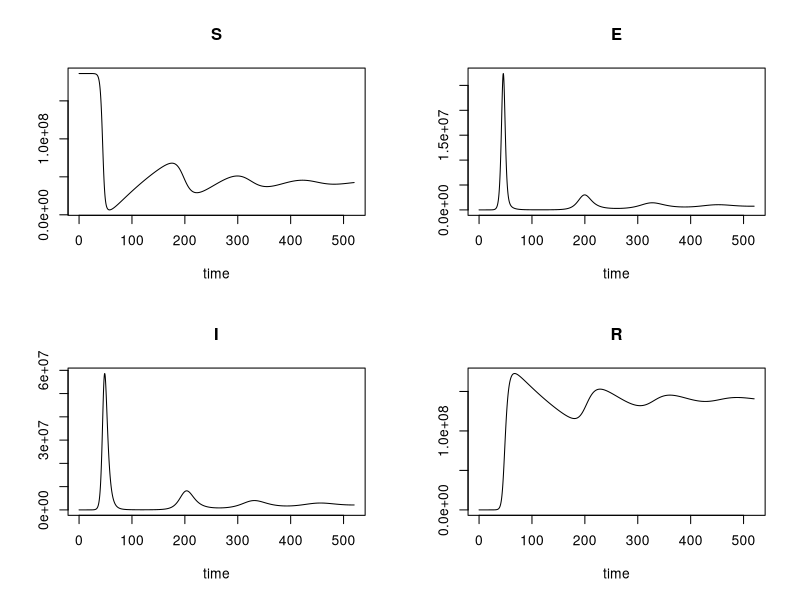
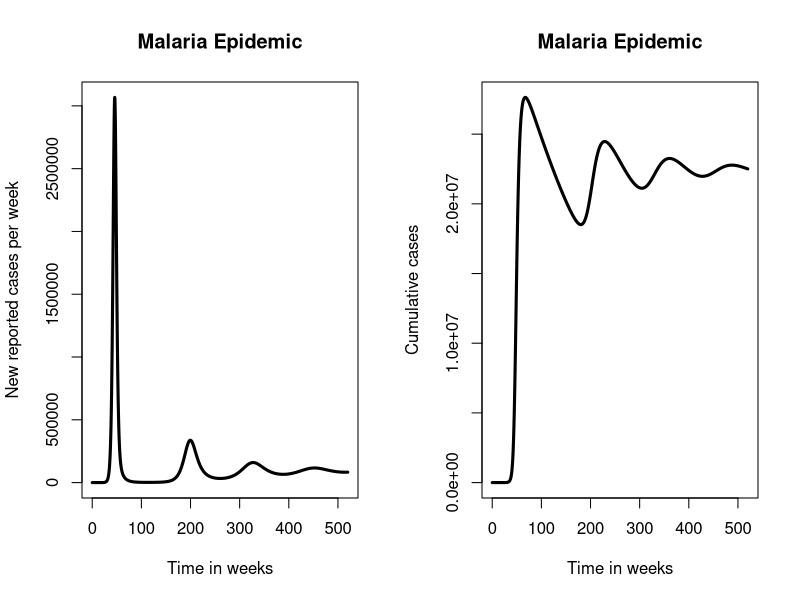

These figures' R source, in order:
#MALARIA MODEL R CODE 18 MARCH 2018
version # version.string R version 3.4.2 (2017-09-28) #nickname       Short Summer

# 1. BASIC MODEL

#CLEAR WORKSPACE
rm(list=ls())

#LOAD REQUIRED LIBRARIES
library(deSolve)
library(ggplot2)

#MODEL TIME PERIOD = 10 (in years)
period <- 520 #weeks
times <- seq(0, period, by = (1/7)) # in weeks, by 1 day intervals

#MODEL PARAMETERS
parameters <- c(mui=(1/(54*52)),  # birth rate (1/life expectancy)
                muo=(1/(54*52)),  # death rate (1/life expectancy)
                R0=4.4,              # basic reproduction number
                omega=(1/(5*52)),    # rate of loss of immunity = 1/(average duration of immunity)
                gamma=7/10,          # rate of movement from latent to infectious stage = 1/(average latent period)
                nui=35*7/1000,       # rate of recovery = 1/(average duration of infection)
                report=16/100,       # proportion of all infections that are reported
                amp=0,               # relative amplitude of seasonal forcing
                phi=30,               # week of peak in seasonal forcing
                
                week_net = 1,        #week of commencing intervention (ITNs)
                net_cov = .70,        #ITN coverage
                net_eff = .50        #ITN efficacy in reducing malaria
)

# MODEL INITIAL CONDITIONS
initP<-186000000 # population size
initE<-1 # Exposed
initI<-0 # Infectious
initR<-0 # Recovered

#INITIAL SUSCEPTIBLE COMPARTMENT
initS<-initP-initE-initI-initR # Susceptible (non-immune)

#DEFINE THE MODEL COMPARTMENTS
state <- c(S = initS, E=initE, I = initI,R = initR)

# MODEL FUNCTION, TO SOLVE THE EQUATIONS
malaria<-function(t, state, parameters) 
{
  with(as.list(c(state, parameters)),
       {
         
         # DEFINE VARIABLES
         P <- (S+E+I+R)
         seas<-1+amp*cos(2*pi*(t-phi)/52)
         beta<-R0*(muo+nui)*(gamma+muo)/gamma
         
         net_cov <- (t>=(1 +week_net))*net_cov
         bednet <- (1-net_eff*net_cov)
         
         lam <- beta*seas*I/P
         
         # RATE OF CHANGE
         dS <- mui*P-muo*S-lam*S+omega*R
         dE <- -muo*E+lam*S-gamma*E
         dI <- -muo*I+gamma*E-nui*I
         dR <- -muo*R+nui*I-omega*R
         
         # RETURN THE RATE OF CHANGE
         list(c(dS, dE, dI, dR))
       }
  ) 
  
}

#MODEL OUTPUT
# run the model
out <- ode(y = state, times = times, func = malaria, parms = parameters)
# a simple plot of the model output
plot(out)

# MORE MODEL OUTPUTS
# total population
pop<-out[,"S"]+out[,"E"]+out[,"I"]+out[,"R"]
# weekly incidence
inc <- parameters["report"]*parameters["gamma"]*out[,"E"]


time <-out[,"time"]


# label the axes # make a new panel
par(mfrow=c(1,2))
plot(time,inc,type='l',lwd=3,main = "Malaria Epidemic",xlab = "Time in weeks",ylab="New reported cases per week")

# plot cumulative reports
cumulativereports<- parameters["report"]*out[,"R"]
plot(time,cumulativereports,type='l',lwd=3,main = "Malaria Epidemic",xlab = "Time in weeks",ylab="Cumulative cases") 
